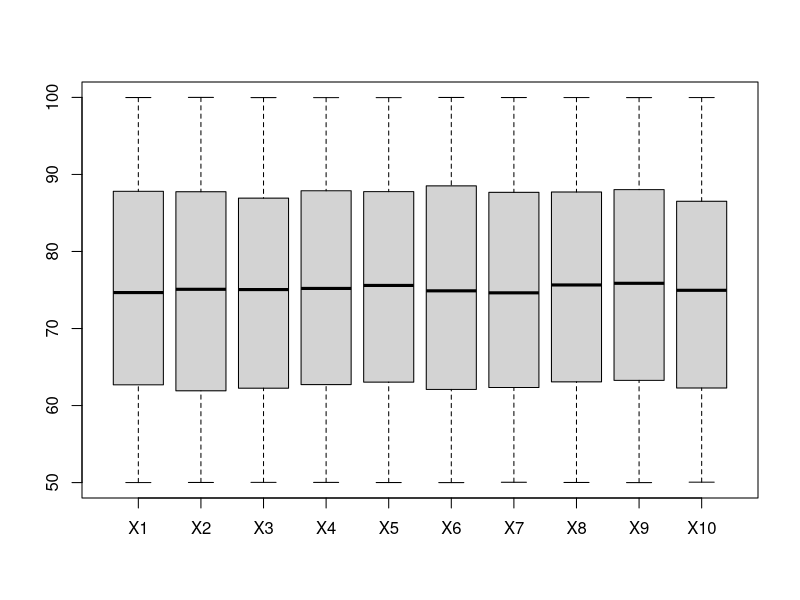

R code for this plot: (Note: this script raises an error after producing the figure.)
df <- data.frame(matrix(runif(20000,min=50,max=100), nrow=2000))
df
boxplot(df, use.cols = TRUE)
hist(df)
plot(df$X3,df$X5)